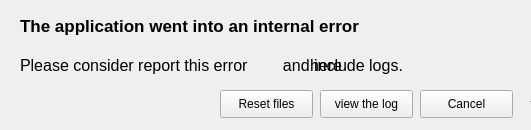
<?xml version="1.0" encoding="UTF-8"?>
<ui version="4.0">
 <class>Form</class>
 <widget class="QWidget" name="Form">
  <property name="geometry">
   <rect>
    <x>0</x>
    <y>0</y>
    <width>531</width>
    <height>130</height>
   </rect>
  </property>
  <property name="windowTitle">
   <string>Morpion by PetchouDev</string>
  </property>
  <property name="styleSheet">
   <string notr="true"/>
  </property>
  <widget class="QLabel" name="Comment">
   <property name="geometry">
    <rect>
     <x>530</x>
     <y>90</y>
     <width>171</width>
     <height>31</height>
    </rect>
   </property>
   <property name="font">
    <font>
     <pointsize>10</pointsize>
    </font>
   </property>
   <property name="text">
    <string>You won the game !</string>
   </property>
  </widget>
  <widget class="QTextBrowser" name="logText">
   <property name="geometry">
    <rect>
     <x>0</x>
     <y>130</y>
     <width>531</width>
     <height>192</height>
    </rect>
   </property>
  </widget>
  <widget class="QLabel" name="label">
   <property name="geometry">
    <rect>
     <x>20</x>
     <y>-20</y>
     <width>491</width>
     <height>91</height>
    </rect>
   </property>
   <property name="font">
    <font>
     <pointsize>13</pointsize>
     <weight>75</weight>
     <bold>true</bold>
    </font>
   </property>
   <property name="text">
    <string>The application went into an internal error</string>
   </property>
  </widget>
  <widget class="QLabel" name="label_2">
   <property name="geometry">
    <rect>
     <x>20</x>
     <y>50</y>
     <width>501</width>
     <height>31</height>
    </rect>
   </property>
   <property name="font">
    <font>
     <pointsize>12</pointsize>
    </font>
   </property>
   <property name="text">
    <string>Please consider report this error        and include logs.</string>
   </property>
  </widget>
  <widget class="QLabel" name="here">
   <property name="geometry">
    <rect>
     <x>310</x>
     <y>55</y>
     <width>55</width>
     <height>21</height>
    </rect>
   </property>
   <property name="font">
    <font>
     <pointsize>12</pointsize>
    </font>
   </property>
   <property name="text">
    <string>here</string>
   </property>
  </widget>
  <widget class="QPushButton" name="View">
   <property name="geometry">
    <rect>
     <x>320</x>
     <y>90</y>
     <width>93</width>
     <height>28</height>
    </rect>
   </property>
   <property name="text">
    <string>view the log</string>
   </property>
  </widget>
  <widget class="QPushButton" name="cancel">
   <property name="geometry">
    <rect>
     <x>420</x>
     <y>90</y>
     <width>93</width>
     <height>28</height>
    </rect>
   </property>
   <property name="text">
    <string>Cancel</string>
   </property>
  </widget>
  <widget class="QPushButton" name="ResetFiles">
   <property name="geometry">
    <rect>
     <x>220</x>
     <y>90</y>
     <width>93</width>
     <height>28</height>
    </rect>
   </property>
   <property name="text">
    <string>Reset files</string>
   </property>
  </widget>
 </widget>
 <resources/>
 <connections/>
</ui>
